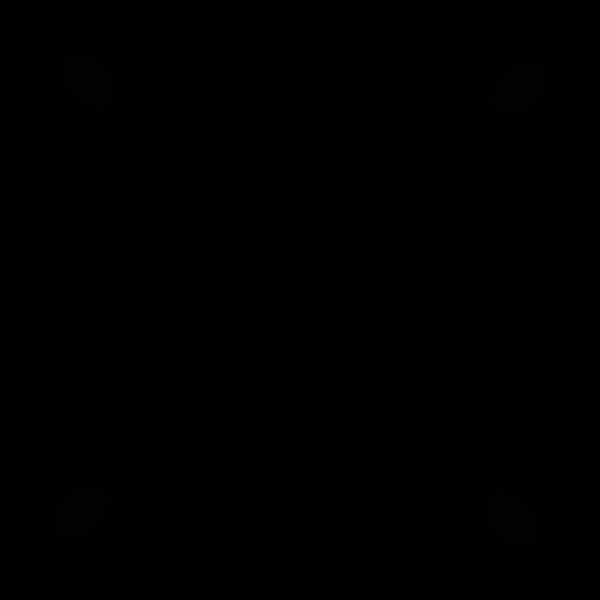
Frame 1 (no input)
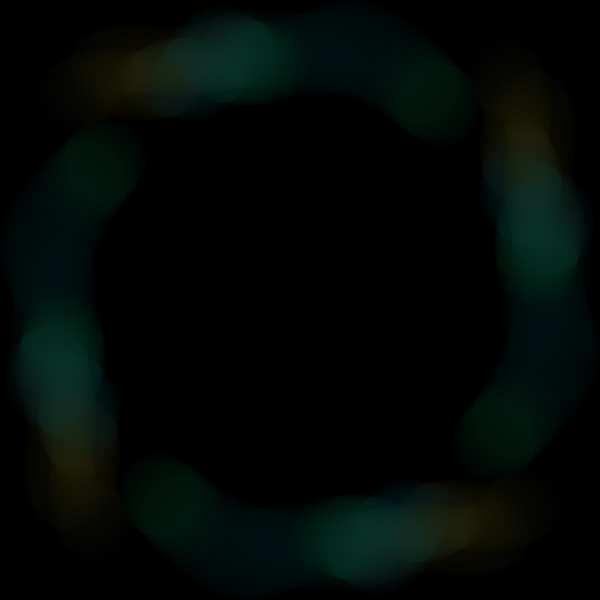
Frame 60 (no input)
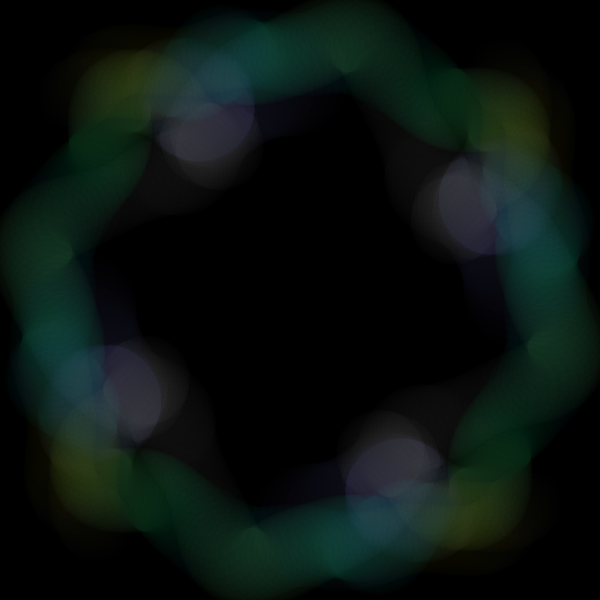
Frame 120 (the mouse pressed at the canvas centre since frame 60)

The p5.js sketch that drew these frames (run headless with seeded random() and noise() and a simulated clock; from frame 60 on, the mouse is pressed at the canvas centre):

// p5.js sketch
// ── sketch.js
let canvasSize = 600;
let xoff1 = 0;
let xoff2 = 10000;
let xoff3 = 5000;
let inc = 0.01;
let lim = 1;

function setup() {
    createCanvas(canvasSize, canvasSize);
    background(000);

}

function draw(){

    push();
    translate(width/2,height/2);
    rotate(radians(frameCount));
        let x = map(noise(xoff1), 0, 1, 0, canvasSize/2);
        let y = map(noise(xoff2), 0, 1, 0, canvasSize/2);
        let size = map(noise(xoff3), 0, 1, 0, canvasSize/4); 
        let color1 = map(noise(xoff1), 0, 1, 0, 255);
        let color2 = map(noise(xoff2), 0, 1, 0, 255);
        let color3 = map(noise(xoff3), 0, 1, 0, 255);
        xoff1 += inc;
        xoff2 += inc;
        xoff3 += inc;
        noStroke();
        fill(color1, color2, color3, inc*100);
        ellipse(x, y, size);
        ellipse(y, x, size);
        ellipse(-y, -x, size);
        ellipse(-x, -y, size);
        ellipse(-x, y, size);
        ellipse(x, -y, size);
        ellipse(-y, x, size);
        ellipse(y, -x, size);
        pop();
        console.log(inc);

    if(inc < lim){
        inc = inc + .0001;
    }
    else{
        inc = lim;
    }
    if(inc > .1){
        background(000);
        inc = 0.01;
    }
}
